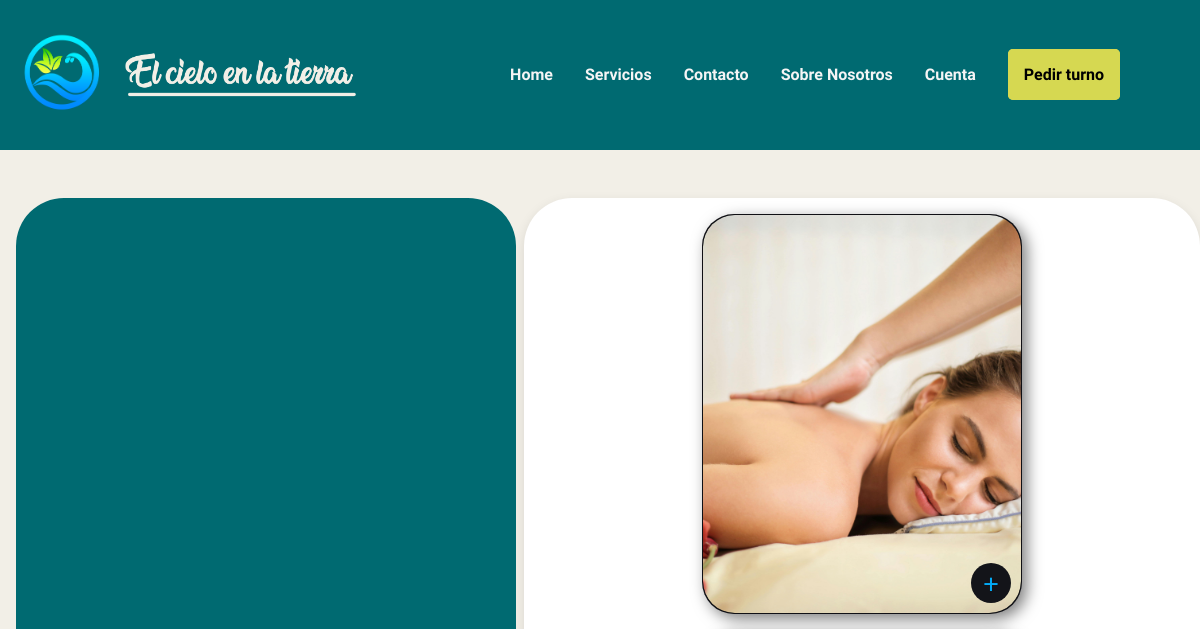
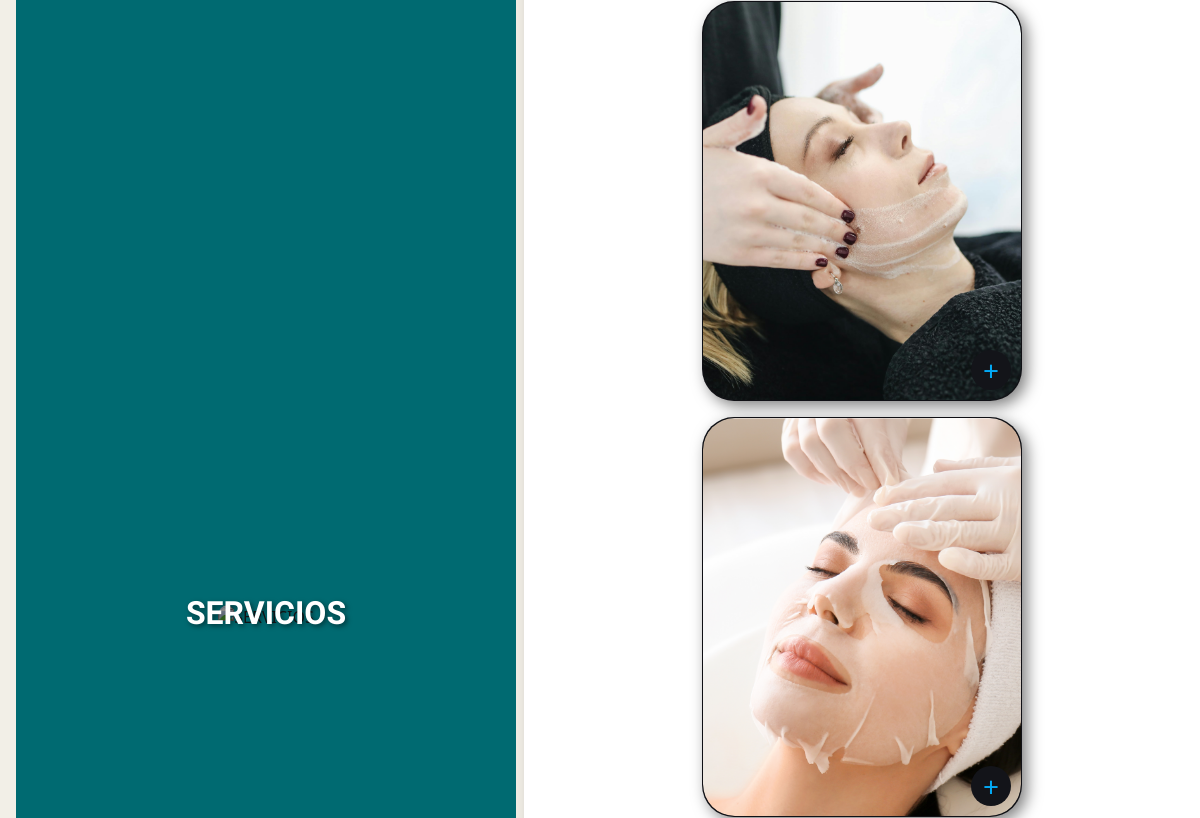
Page /servicios/listado/ (upper part) on the earlier database version (2 pictures, top to bottom).
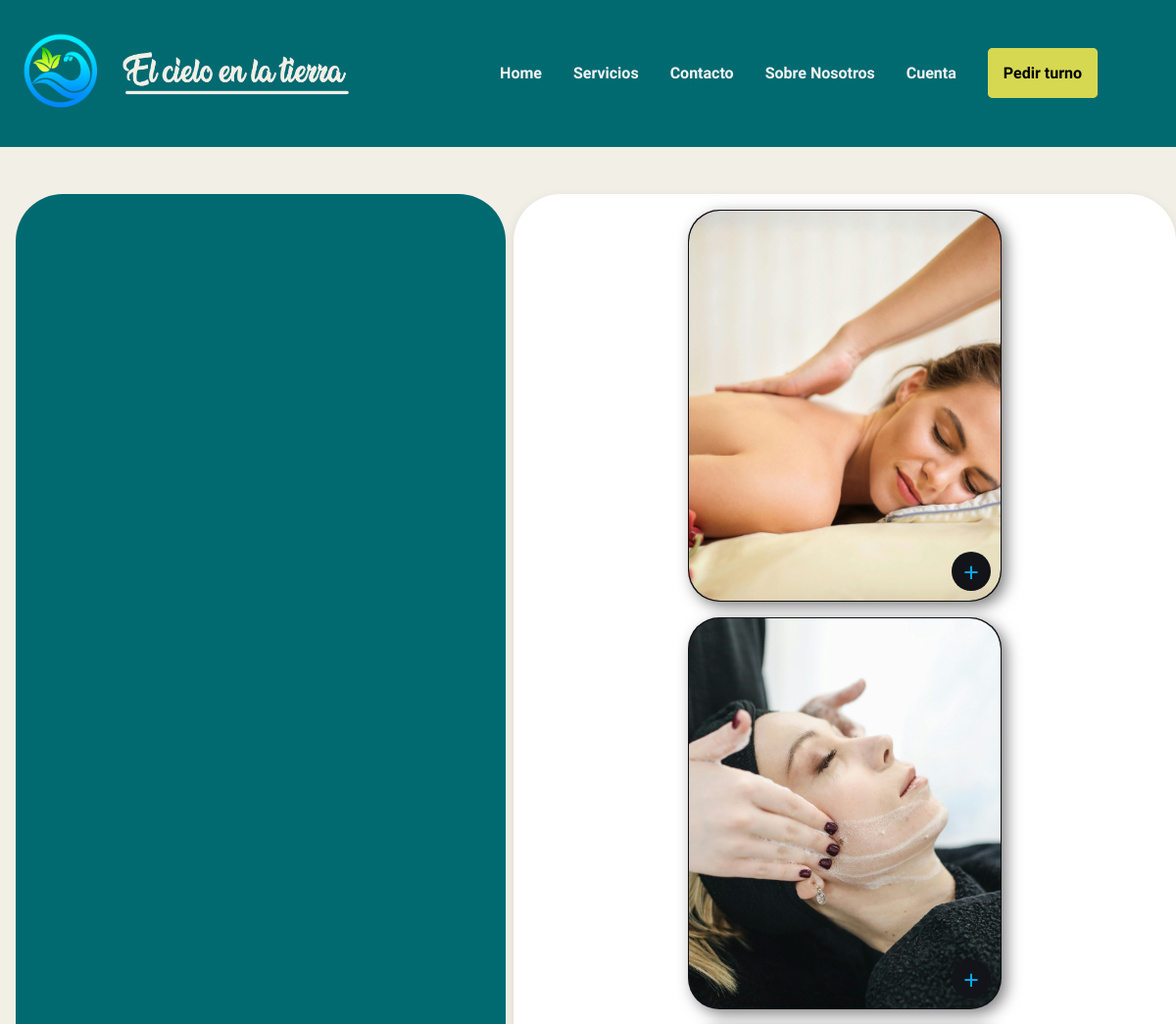
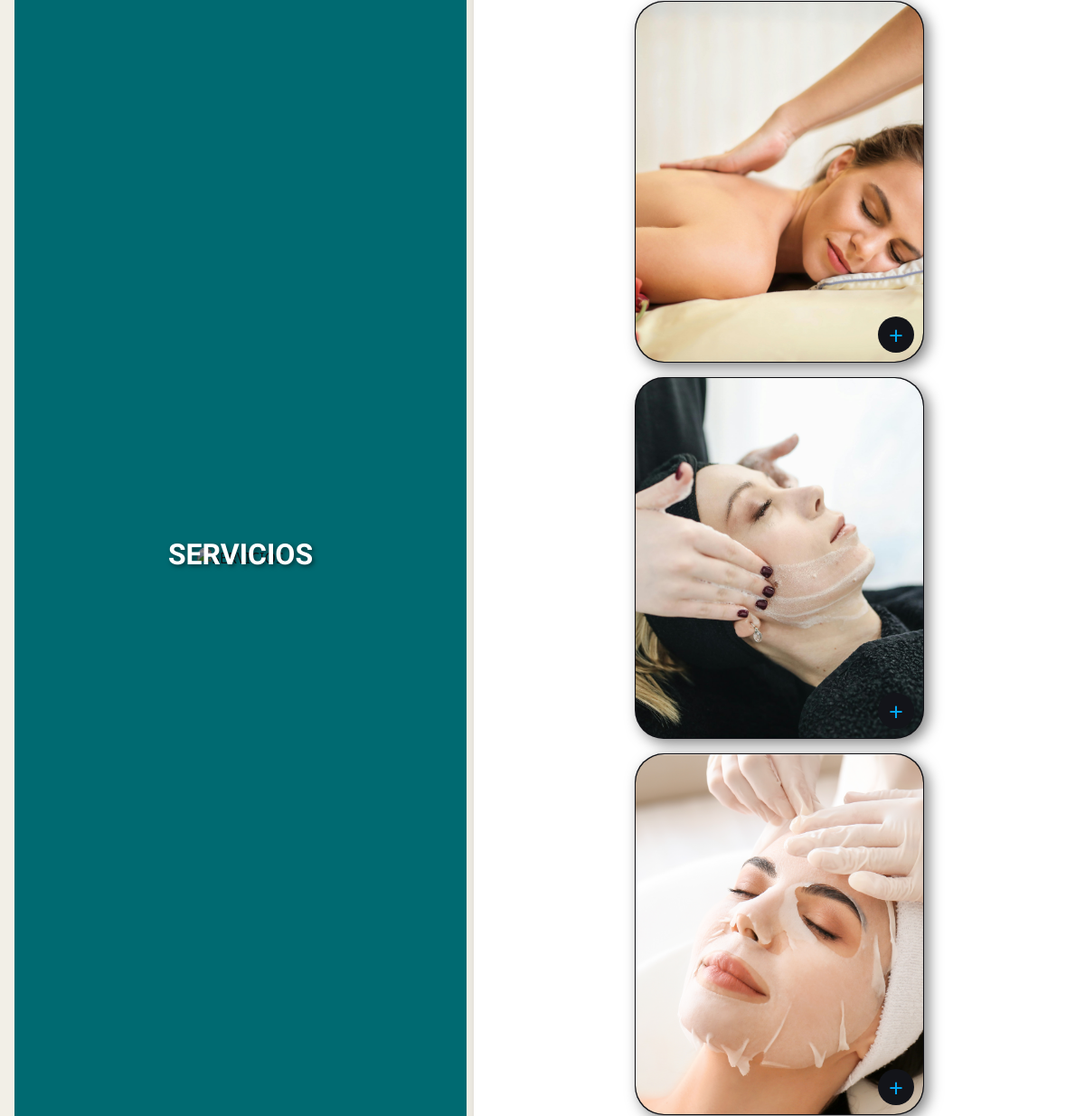
Same page on the later database version (2 pictures, top to bottom).
### apps/servicios/models.py (models this page shows, shortened)
class Servicio(models.Model):
    titulo = models.CharField(max_length=100)
    descripcion = models.TextField()
    precio = models.DecimalField(max_digits=8, decimal_places=2)
    imagen = models.ImageField(upload_to='servicios/')
    periodo = models.CharField(max_length=100, help_text="Ej: 20-30 Min")

### apps/servicios/views.py (the view)
# urls.py: path('listado/', views.listar_servicios, name='listar_servicios'),
def listar_servicios(request):
    servicios = Servicio.objects.all()
    return render(request, 'servicios/servicios.html', {'servicios': servicios})

### templates/servicios/servicios.html (shortened to what this page needs)
{% extends "base/base.html" %}
{% load static %}
{% block extra_css %}
  <link rel="stylesheet" href="{% static 'css/servicios.css' %}" />
{% endblock %}
{% block content %}
<section class="section-one">
  <section class="turnos-visual">
    <img src="/static/img/adorno-two.jpg" alt="SERVICIOS" />
    <h2>SERVICIOS</h2>
  </section>
  <div class="container-servicios">
    {% for servicio in servicios %}
    <div class="container-card card">
      <div class="switch">+</div>
      <div class="imgBg">
        <img src="{{ servicio.imagen.url }}" alt="{{ servicio.titulo }}">
      </div>
    </div>
    {% endfor %}
    <div class="container-card card">
      <div class="switch">+</div>
      <div class="imgBg">
        <img src="/static/img/servicios/masajes.jpg" alt="Masajes">
      </div>
    </div>
    <div class="container-card card">
      <div class="switch">+</div>
      <div class="imgBg">
        <img src="/static/img/servicios/belleza.jpg" alt="Belleza">
      </div>
    </div>
    <div class="container-card card">
      <div class="switch">+</div>
      <div class="imgBg">
        <img src="/static/img/servicios/facial.jpg" alt="Facial">
      </div>
    </div>
  </div>
</section>
{% endblock %}

### templates/base/base.html (shortened to what this page needs)
{% load static %}
<!DOCTYPE html>
<html lang="en">
  <head>
    <link
      href="https://cdn.jsdelivr.net/npm/bootstrap@5.3.5/dist/css/bootstrap.min.css"
      rel="stylesheet"
    />
    <link rel="stylesheet" href="{% static 'css/base.css' %}" />
    <link rel="stylesheet" href="{% static 'css/navbar.css' %}" />
    <link rel="stylesheet" href="{% static 'css/footer.css' %}" />
    {% block extra_css %}{% endblock %}
  </head>
  <body>
    {% include "base/navbar.html" %}
    <main>{% block content %}{% endblock %}</main>
    {% include "base/footer.html" %}
  </body>
</html>

### templates/base/navbar.html (shortened to what this page needs)
<body>
  <div class="barra">
    <img class="imagen-logo" src="/static/img/Logo png.png" alt="Logo" />
    <img class="imagen-titulo" src="/static/img/Titulo.png" alt="Titulo">
    <nav class="navbar">
      <ul class="menu-navbar">
        <li><a href="/home">Home</a></li>
        <li><a href="/servicios/listado">Servicios</a></li>
        <li><a href="/contacto">Contacto</a></li>
        <li><a href="/SobreNosotros">Sobre Nosotros</a></li>
        <li class="dropdown">
          <a href="#" class="dropbtn"> Cuenta</a>
        </li>
        <li><a href="/turno" class="boton">
           Pedir turno
        </a></li>
      </ul>
    </nav>
  </div>
</body>

### templates/base/footer.html (shortened to what this page needs)
<body>
</body>

### static/css/base.css (style rules this page uses)
* { margin: 0; padding: 0; box-sizing: border-box; }
body { background-color: #F2EFE7 !important; }
* a { text-decoration: none; color: inherit; }

### static/css/navbar.css (style rules this page uses)
.barra { width: 100%; height: 150px; background-color: #006a71; display: flex; flex-direction: row; align-items: center; }
.imagen-logo { height: 110px; width: auto; }
.imagen-titulo { height: 60px; width: auto; }
.navbar { margin-left: auto; margin-right: 5rem; color: #f2efe7; }
.menu-navbar { display: flex; list-style: none; padding: 0; margin: 0; gap: 2rem; }
.menu-navbar li { font-family: "Lexend", sans-serif; font-weight: 600; color: whitesmoke; transition: transform 0.3s ease; }
ul li .boton { background-color: #d6d851; color: rgb(0, 0, 0); border: 1rem solid #d6d851; border-radius: 5px; font-size: 1rem; font-weight: bold; cursor: pointer; transition: color 0.3s ease, transform 0.2s ease; }
.dropdown { position: relative; z-index: 1000; }
.dropbtn { cursor: pointer; }

### static/css/servicios.css (style rules this page uses)
.section-one { display: flex; justify-content: center; margin-top: 3rem; margin-bottom: 3rem; gap: 0.5rem; }
.turnos-visual { display: flex; justify-content: center; align-items: center; position: relative; width: 100%; max-width: 500px; border-radius: 3rem; background-color: #006A71; overflow: hidden; margin-left: 1rem; }
.turnos-visual img { max-width: 100%; max-height: 1200px; width: auto; height: auto; display: block; border-radius: 10px; filter: brightness(60%); z-index: 1; object-fit: contain; }
.turnos-visual h2 { position: absolute; color: white; font-size: 2rem; font-family: 'Lexend', sans-serif; font-weight: 800; text-shadow: 2px 2px 5px rgba(0, 0, 0, 0.5); z-index: 2; }
.container-servicios { width: 70%; display: flex; justify-content: center; align-items: flex-start; flex-wrap: wrap; gap: 1rem; padding: 1rem; border-radius: 3rem; background-color: white; box-shadow: 0 4px 12px rgba(0, 0, 0, 0.1); }
.card { position: relative; width: 320px; height: 400px; background-color: #131419; overflow: hidden; box-shadow: -5px -5px 10px rgba(255,255,255,0.05), 5px 5px 15px rgba(0,0,0,0.5); border-radius: 2rem; }
.card input, .card .switch { position: absolute; width: 40px; height: 40px; bottom: 10px; right: 10px; outline: none; z-index: 2; }
.card .switch { pointer-events: none; border-radius: 50%; color: #03a9f4; background-color: #131419; transition: 0.5s; text-align: center; line-height: 40px; font-size: 28px; box-shadow: 0 0 0 0px #131419; }
.card img { width: 100%; height: 100%; border-radius: 2rem; object-fit: cover; }
.card .imgBg, .card .content { position: absolute; top: 0; left: 0; width: 100%; height: 100%; }

Differences in the rows shown:
added Servicio: imagen (picture)
added Servicio: imagen (picture)
